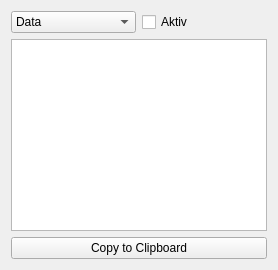
        <widget class="QWidget" name="tab">
         <attribute name="title">
          <string>Data</string>
         </attribute>
         <layout class="QVBoxLayout" name="verticalLayout_3">
          <item>
           <layout class="QHBoxLayout" name="horizontalLayout">
            <property name="topMargin">
             <number>0</number>
            </property>
            <item>
             <widget class="QComboBox" name="comboBox">
              <property name="toolTip">
               <string>Choose the kind of data you want to look at. Not all types (like data values, error values and such) are always used.</string>
              </property>
              <item>
               <property name="text">
                <string>Data</string>
               </property>
              </item>
              <item>
               <property name="text">
                <string>Error -</string>
               </property>
              </item>
              <item>
               <property name="text">
                <string>Error +</string>
               </property>
              </item>
              <item>
               <property name="text">
                <string>Use</string>
               </property>
              </item>
              <item>
               <property name="text">
                <string>Color</string>
               </property>
              </item>
              <item>
               <property name="text">
                <string>Marker</string>
               </property>
              </item>
              <item>
               <property name="text">
                <string>Comment</string>
               </property>
              </item>
              <item>
               <property name="text">
                <string>Label</string>
               </property>
              </item>
             </widget>
            </item>
            <item>
             <widget class="QCheckBox" name="checkBox">
              <property name="toolTip">
               <string>Is checked if this kind of data is used by the current plot.</string>
              </property>
              <property name="text">
               <string>Aktiv</string>
              </property>
             </widget>
            </item>
           </layout>
          </item>
          <item>
           <widget class="QTableView" name="tableView">
            <property name="toolTip">
             <string>Table of data errors and such.</string>
            </property>
           </widget>
          </item>
          <item>
           <widget class="QPushButton" name="pushButton">
            <property name="toolTip">
             <string>Copy the currently visible content of the table to the clipboard. It can be pasted to textfiles, Excel and other programs.</string>
            </property>
            <property name="text">
             <string>Copy to Clipboard</string>
            </property>
           </widget>
          </item>
         </layout>
        </widget>
